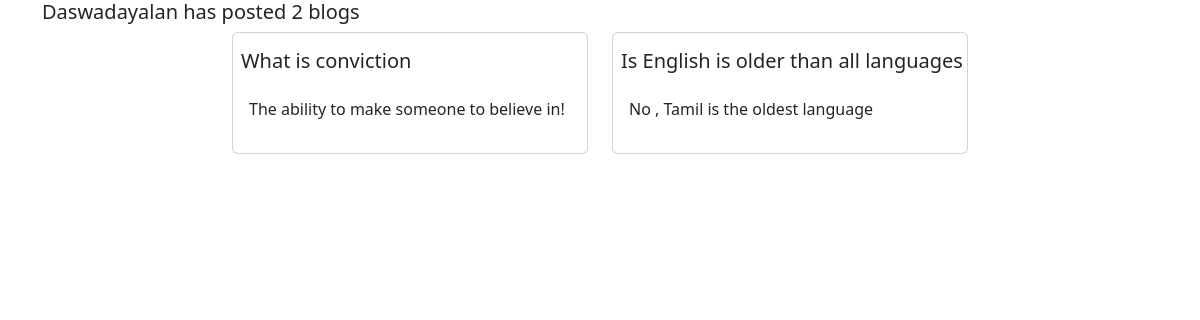
/api/see_post/1, run on the app's committed database.
### general/models.py (models this page shows, shortened)
class User(AbstractBaseUser, PermissionsMixin):
    email = models.EmailField(unique=True)
    first_name = models.CharField(max_length=30)
    last_name = models.CharField(max_length=35)
    date_joined = models.DateTimeField(default=timezone.now)
    security_code = models.IntegerField(default=0)
    gender=models.CharField(max_length=50,null=True)
    verify_email = models.IntegerField(default=0)
    status = models.IntegerField(default=0)
    alive = models.IntegerField(default=0)
    is_active = models.BooleanField(default=True)
    is_staff = models.BooleanField(default=False)
    is_superuser = models.BooleanField(default=False)
    objects = MyUserManager()
    USERNAME_FIELD = 'email'
    REQUIRED_FIELDS = ['first_name', 'last_name']

class blog(models.Model):
    blog_title = models.CharField(max_length=100)
    blog_content = models.TextField(max_length=255)
    blog_slug = models.SlugField(max_length=100, default="", null=False)
    date_joined = models.DateTimeField(default=timezone.now)
    last_edited = models.DateTimeField(blank=True,null=True)
    user_id = models.ForeignKey("User", on_delete=models.CASCADE)

### general/views.py (the view)
# urls.py: path('see_post/<int:id>',SeeOtherPost.as_view(),name='see-other-post'),
class SeeOtherPost(APIView):
    def get(self,request,id):
        blog_id= request.GET.get('blog_id')
        print(blog_id)
        try:
            user_details=User.objects.get(id=id)
            blog_post=user_details.blog_set.all()
            return  render(request,"general/see_other_post.html",{"user_post":blog_post})
        except User.DoesNotExist:
            return  Response({"Error":"Permission Denied  or Something went Wrong"})

### general/templates/general/see_other_post.html
{% extends 'index.html'%}
  {% block page-content %}
<div class="container">
    <div class="row justify-content-center">
        <h5>{{user_post.0.user_id.first_name}} has posted  {{user_post|length}} blogs</h5>
        {% for blogs in user_post%}
            <div class="col-sm-4">
                <div class="card">
                    <h5 class="card-title ms-2 mt-3"> {{blogs.blog_title}}</h5>
                    <div class="card-body">
                        <p>{{blogs.blog_content}}</p>
                    </div>
                </div>
            </div>
        {% endfor %}
    </div>
</div>
{% endblock page-content %}

### data on the page
User: id+first_name "Daswadayalan"
blog: blog_title "What is conviction", blog_content "The ability to make someone to believe in!"
blog: blog_title "Is English is older than all languages", blog_content "No , Tamil is the oldest language"

### other printed values
{{ user_post|length }} "2"
